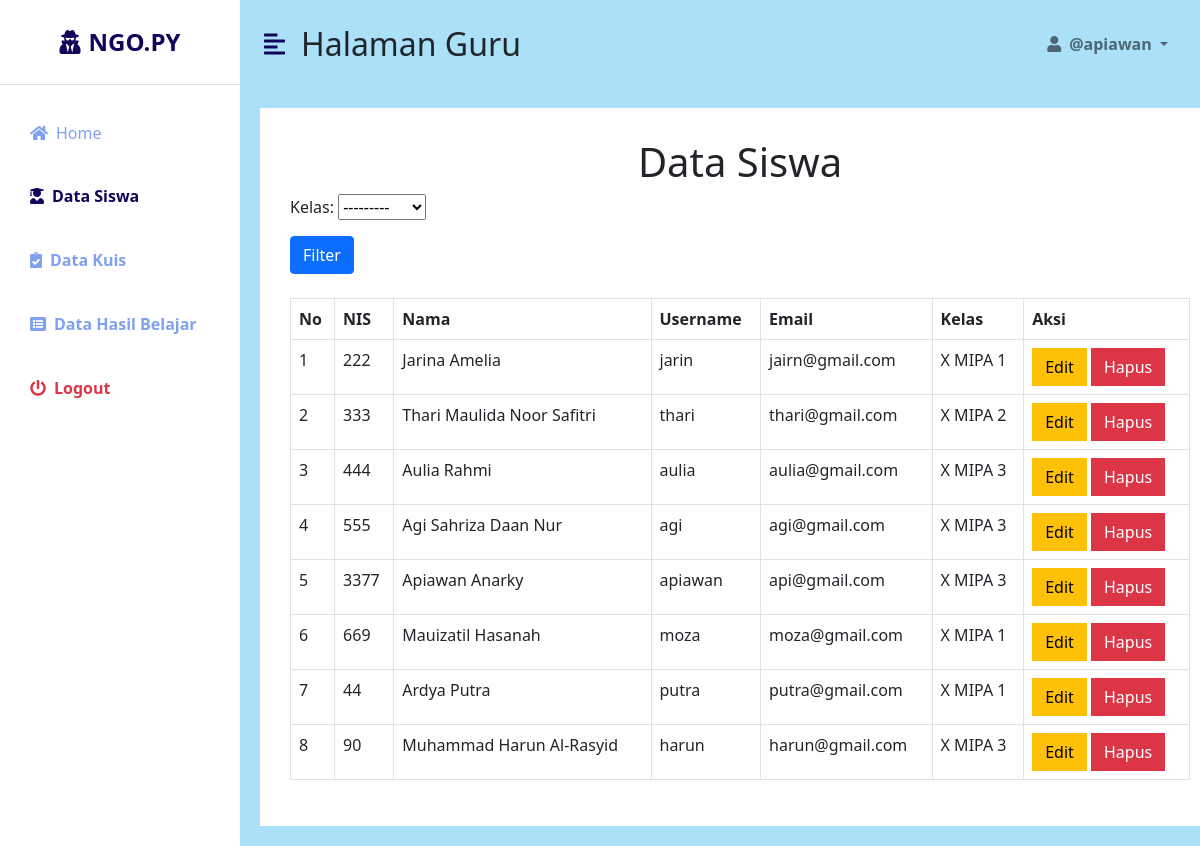
The page /akun/data_siswa (signed in) on the database its author committed.
### akun/models.py (models this page shows)
class User(AbstractUser):
    is_guru = models.BooleanField(default=False)
    is_siswa = models.BooleanField(default=False)
    first_name = models.CharField(max_length=100)
    last_name = models.CharField(max_length=100)

class Siswa(models.Model):
    OPSI_KELAS = [
        ('X MIPA 1', 'X MIPA 1'),
        ('X MIPA 2', 'X MIPA 2'),
        ('X MIPA 3', 'X MIPA 3'),
    ]
    user = models.OneToOneField(User, on_delete = models.CASCADE, primary_key = True)
    nis = models.CharField(max_length=20, unique = True)
    email = models.EmailField(unique=True)
    kelas = models.CharField(max_length=20,  choices=OPSI_KELAS)
    progres = models.IntegerField(default=0)
    def __str__(self):
        return self.user.username

### akun/views.py (the view)
# urls.py: path('data_siswa', views.data_siswa, name='data_siswa'),
@login_required(login_url='login_guru')
def data_siswa(request):
    siswa_instances = Siswa.objects.all()
    siswa_filter = SiswaFilter(request.GET, queryset=siswa_instances)
    for siswa in siswa_filter.qs:
        print(siswa)
    return render(request, 'guru/data_siswa.html', {'siswa_filter': siswa_filter})

### templates/guru/data_siswa.html (shortened to what this page needs)
{% load static %}
<!DOCTYPE html>
<html lang="en">
<head>
    <link href="https://cdn.jsdelivr.net/npm/bootstrap@5.0.0-beta3/dist/css/bootstrap.min.css" rel="stylesheet" />
    <link rel="stylesheet" href="https://cdnjs.cloudflare.com/ajax/libs/font-awesome/5.15.3/css/all.min.css" />
    <link rel="stylesheet" href="{% static 'css/style.css' %}">
</head>
<body>
    <div class="d-flex" id="wrapper">
        <div class="bg-white" id="sidebar-wrapper">
            <div class="sidebar-heading text-center py-4 primary-text fs-4 fw-bold text-uppercase border-bottom"><i
                    class="fas fa-user-secret me-2"></i>Ngo.py</div>
            <div class="list-group list-group-flush my-3">
                <a href="{% url 'home_guru' %}" class="list-group-item list-group-item-action bg-transparent second-text"><i
                        class="fas fa-home me-2"></i>Home </a>
                <a href="{% url 'data_siswa' %}" class="list-group-item list-group-item-action bg-transparent second-text fw-bold active"><i
                        class="fas fa-user-graduate me-2"></i>Data Siswa</a>
                <a href="{% url 'data_kuis' %}" class="list-group-item list-group-item-action bg-transparent second-text fw-bold"><i
                        class="fas fa-clipboard-check me-2"></i>Data Kuis</a>
                <a href="{% url 'data_hasil_belajar' %}" class="list-group-item list-group-item-action bg-transparent second-text fw-bold"><i
                        class="fas fa-list-alt me-2"></i>Data Hasil Belajar</a>
                <a href="{% url 'logout' %}" class="list-group-item list-group-item-action bg-transparent text-danger fw-bold"><i
                        class="fas fa-power-off me-2"></i>Logout</a>
            </div>
        </div>
        <div id="page-content-wrapper">
            <nav class="navbar navbar-expand-lg navbar-light bg-transparent py-4 px-4">
                <div class="d-flex align-items-center">
                    <i class="fas fa-align-left primary-text fs-4 me-3" id="menu-toggle"></i>
                    <h2 class="fs-2 m-0">Halaman Guru</h2>
                </div>
                <div class="collapse navbar-collapse" id="navbarSupportedContent">
                    <ul class="navbar-nav ms-auto mb-2 mb-lg-0">
                        <li class="nav-item dropdown">
                            <a class="nav-link dropdown-toggle second-text fw-bold" href="#" id="navbarDropdown"
                                role="button" data-bs-toggle="dropdown" aria-expanded="false">
                                <i class="fas fa-user me-2"></i>@{{user.username}}
                            </a>
                        </li>
                    </ul>
                </div>
            </nav>
            <div class="container-fluid" style="background-color:white; min-height:500px; margin:20px; max-width:68rem; padding:30px;">
              <h1 align ="center">Data Siswa</h1>
              <form method="get" action="{% url 'data_siswa'%}">
                {{ siswa_filter.form.as_p }}
                <button  class= "btn btn-primary" type="submit">Filter</button>
            </form>
            <br>
              <table class="table table-hover table-bordered" id="dev-table">
                <thead>
                  <tr>
                    <th>No</th>
                    <th>NIS</th>
                    <th>Nama</th>
                    <th>Username</th>
                    <th>Email</th>
                    <th>Kelas</th>
                    <th>Aksi</th>
                  </tr>
                </thead>
                <tbody>
                    {% for siswa in siswa_filter.qs %}
                    <tr>
                        <td>{{ forloop.counter }}</td>
                        <td>{{ siswa.nis }}</td>
                        <td>{{ siswa.user.get_full_name }}</td>
                        <td>{{ siswa.user.username }} </td>
                        <td>{{ siswa.email }}</td>
                        <td>{{ siswa.kelas }}</td>
                        <td><a class="btn btn-warning btn-xs" style="border-radius: 0%;" href="{% url 'edit_siswa' siswa.pk %}">Edit</a>
                            <a class="btn btn-danger btn-xs" style="border-radius: 0%;" href="{% url 'hapus_siswa' siswa.pk %}">Hapus</a></td>
                    </tr>
                {% endfor %}
               </tbody>
                </table>
              </div>
            </div>
        </div>
</body>
</html>

### static/css/style.css (style rules this page uses)
:root { --main-bg-color: #00146e; --main-text-color: #11045a; --second-text-color: #7fa1f0; --second-bg-color: #001d2b; }
.primary-text { color: var(--main-text-color); }
.second-text { color: var(--second-text-color); }
#wrapper { overflow-x: hidden; background-color: #aae0f8; }
#sidebar-wrapper { min-height: 100vh; margin-left: -15rem; -webkit-transition: margin 0.25s ease-out; -moz-transition: margin 0.25s ease-out; -o-transition: margin 0.25s ease-out; transition: margin 0.25s ease-out; }
#sidebar-wrapper .sidebar-heading { padding: 0.875rem 1.25rem; font-size: 1.2rem; }
#sidebar-wrapper .list-group { width: 15rem; }
#page-content-wrapper { min-width: 100vw; }
#menu-toggle { cursor: pointer; }
.list-group-item { border: none; padding: 20px 30px; }
.container-fluid { background-color:rgb(255, 255, 255); min-height:500px; margin:20px; max-width:68rem; padding:30px; }
.list-group-item.active { background-color: transparent; color: var(--main-text-color); font-weight: bold; border: none; }
@media (min-width: 768px) { #sidebar-wrapper { margin-left: 0; } }
@media (min-width: 768px) { #page-content-wrapper { min-width: 0; width: 100%; } }

### rows shown on the page
User: username "apiawan"
Siswa: nis "222", user.get_full_name "Jarina Amelia", user.username "jarin", email "jairn@gmail.com", kelas "X MIPA 1"
Siswa: nis "333", user.get_full_name "Thari Maulida Noor Safitri", user.username "thari", email "thari@gmail.com", kelas "X MIPA 2"
Siswa: nis "444", user.get_full_name "Aulia Rahmi", user.username "aulia", email "aulia@gmail.com", kelas "X MIPA 3"
Siswa: nis "555", user.get_full_name "Agi Sahriza Daan Nur", user.username "agi", email "agi@gmail.com", kelas "X MIPA 3"
Siswa: nis "3377", user.get_full_name "Apiawan Anarky", user.username "apiawan", email "api@gmail.com", kelas "X MIPA 3"
Siswa: nis "669", user.get_full_name "Mauizatil Hasanah", user.username "moza", email "moza@gmail.com", kelas "X MIPA 1"
Siswa: nis "44", user.get_full_name "Ardya Putra", user.username "putra", email "putra@gmail.com", kelas "X MIPA 1"
Siswa: nis "90", user.get_full_name "Muhammad Harun Al-Rasyid", user.username "harun", email "harun@gmail.com", kelas "X MIPA 3"
